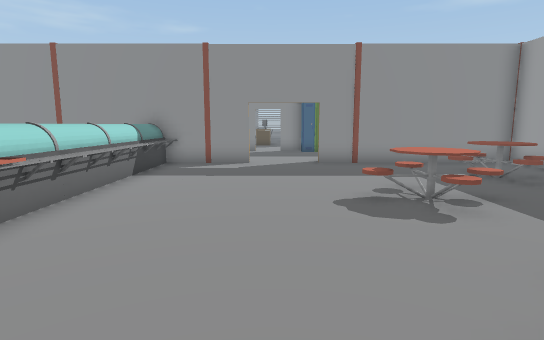
View 1 (above)

19 first-person views from a walk through a Unity game level. The camera is 1.4 m above the floor, tilts 8° down and sees 80° across. Doors are open. The floor is counted in squares, 1 m on a side. Each view is taken from the middle of a square. On the plan, view 1 faces up. The plan holds only what a view shows up to about 15 squares ahead; the rest is blank. The place goes on beyond the plan. The player character is not drawn. Some surface patterns are stand-ins.

View 2
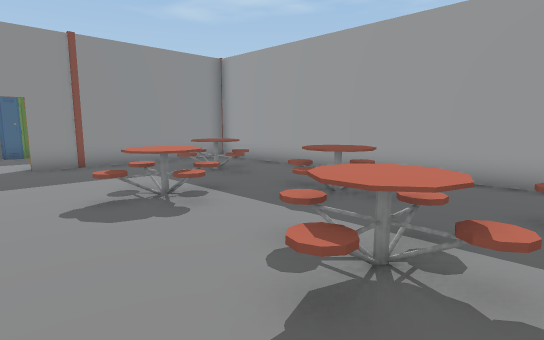

View 3
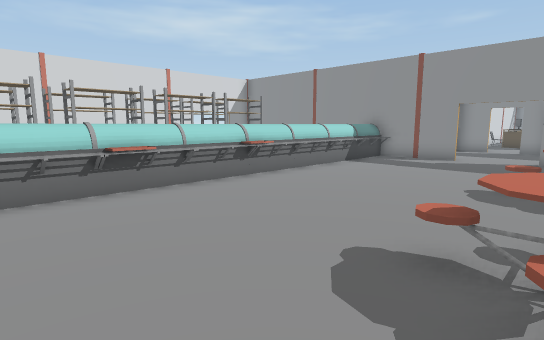

View 4
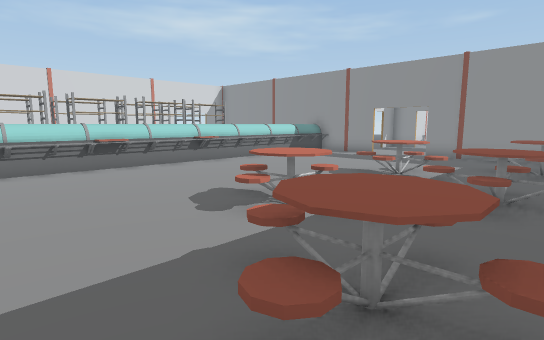

View 5
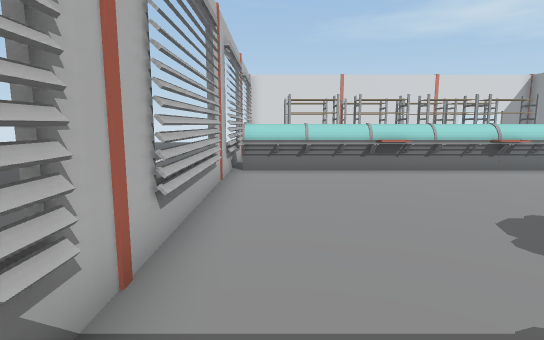

View 6
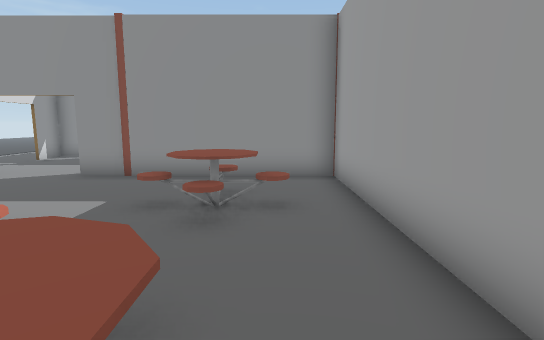

View 7
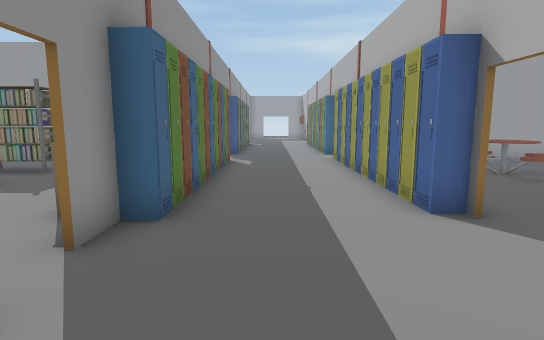

View 8
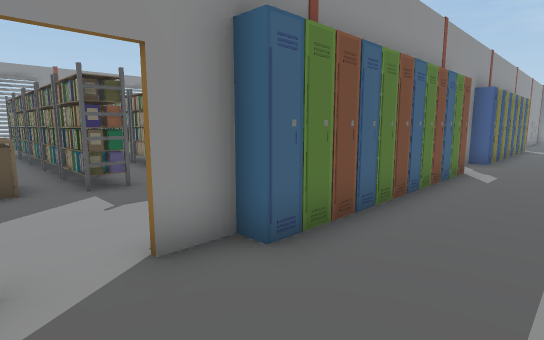

View 9
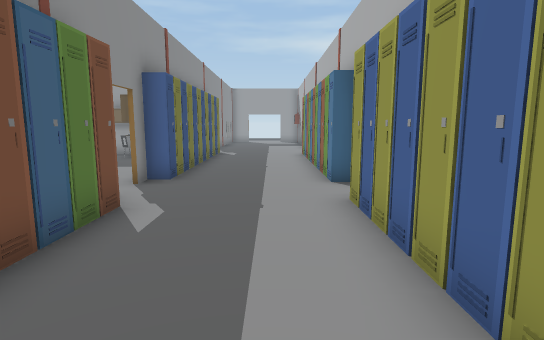

View 10
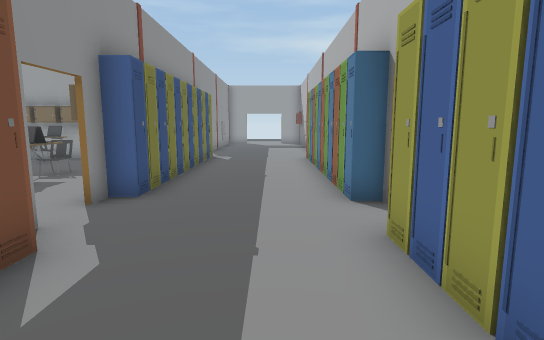

View 11
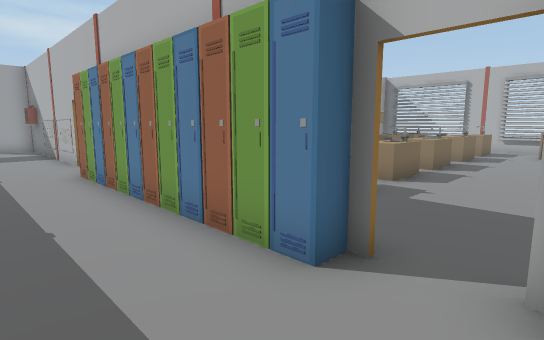

View 12
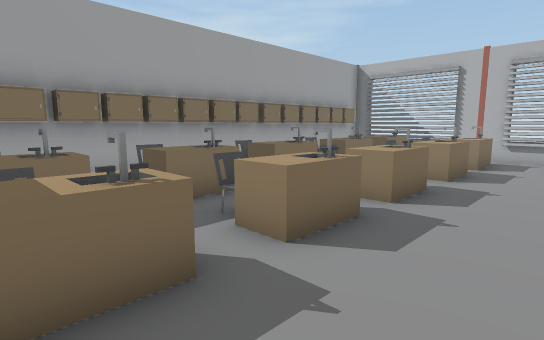

View 13
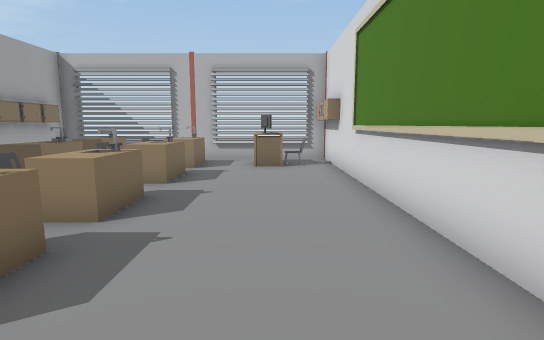

View 14
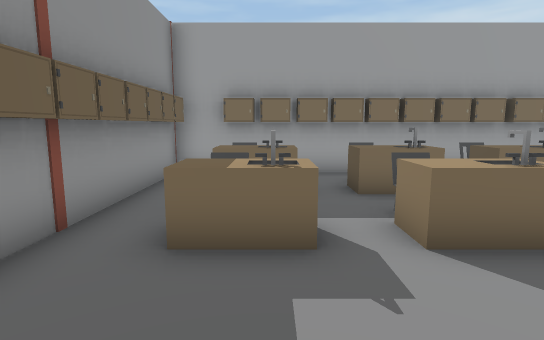

View 15
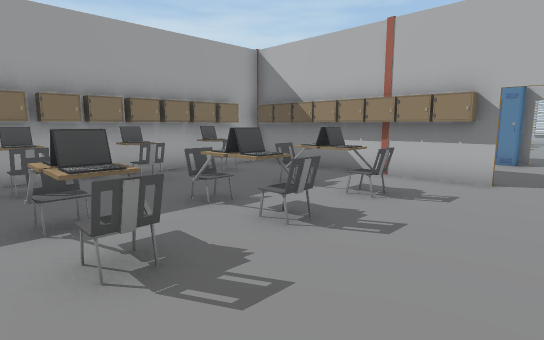

View 16
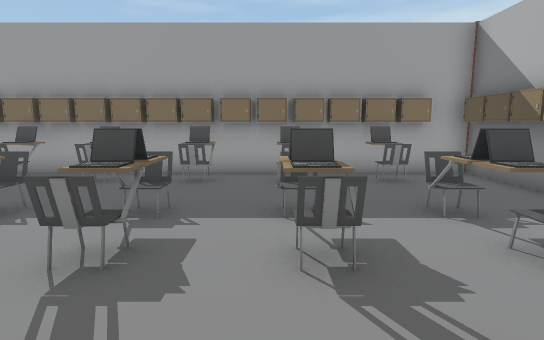

View 17
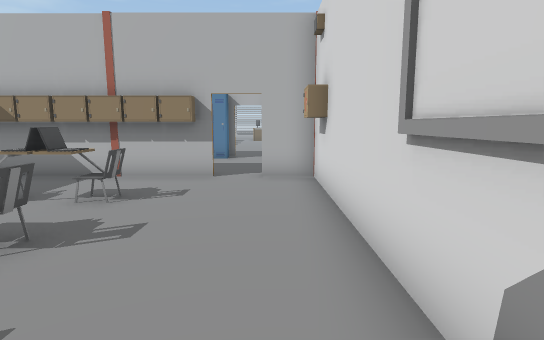

View 18
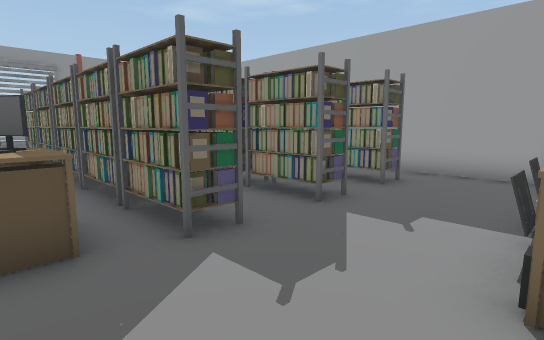

View 19
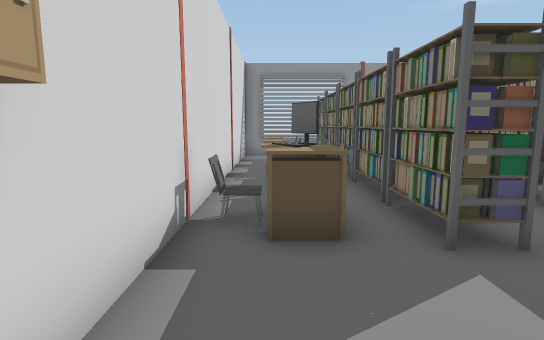

### Floor plan
Key: @ floor where view 1 was taken; # wall or solid block; . floor; D open door; = window, fence, low wall or low ledge; T table; L locker; R rack; C chair; A laptop; M computer; O other object.
Columns run from 8 left of view 1 to 19 right of it. Each row starts with its distance up from view 1.
 27       #O RR R OO       C..CL
 26       #OORR R OO  . ..A....L
 25       #O.RR.R.OO # ..CCO..CL
 24       #..RR.R.O .#.........L
 23       COMRR.R.RR.#...C.C..CL
 22       #TTRR.R.RR.#...CA....L
 21       #..........#.........L
 20       #..........#...CCA..CL
 19       #.....CC...#.........L
 18    .. #...TC     #..LLLLLLLL
 17    ...#DD#LLLLLLLL#D#LLLLLLL
 16     ..#.....................
 15      .D.....................
 14       D.....................
 13       #.....................
 12 #######DDDLLLLLLLLLDLLLLLLLL
 11    OO............ ........
 10    OO.........T..#....TC TOL
  9    OO........TTT.#....T  T.L
  8 R  OO........TTT.# ........L
  7 R  OO......T..T..#....TO.TOL
  6 R  OO.....TTT....#....T .T L
  5 R  OO......T..T..#.....    L
  4 R  OO........TTT #....T  TOL
  3 R  OO......T..T. #....T  T L
  2 R  OO.....TTT....#.....    L
  1 R  OO.....TTT....#....TO TOL
  0 R  OO...@..T..T. #....T  T L
 -1 R  OO........TTT #.....    L
 -2 R  OO.........T  LOM..TO TOL
 -3    OO........... O.T..T  T.L
 -4 ##=####====##=   O===###===#

Where each view was taken, in squares from view 1:
view 1: 0 up, 0 right, facing up
view 2: 0 up, 0 right, facing up-right
view 3: 2 down, 3 right, facing up-left
view 4: 3 down, 7 right, facing up-left
view 5: 3 down, 6 right, facing left
view 6: 3 up, 7 right, facing up
view 7: 15 up, 3 left, facing right
view 8: 14 up, 1 left, facing up-right
view 9: 14 up, 4 right, facing right
view 10: 14 up, 6 right, facing right
view 11: 15 up, 10 right, facing down-right
view 12: 10 up, 11 right, facing down-right
view 13: 9 up, 11 right, facing down
view 14: 9 up, 10 right, facing right
view 15: 26 up, 10 right, facing down-right
view 16: 23 up, 10 right, facing right
view 17: 26 up, 10 right, facing down
view 18: 18 up, 1 left, facing up-right
view 19: 18 up, 1 left, facing up
